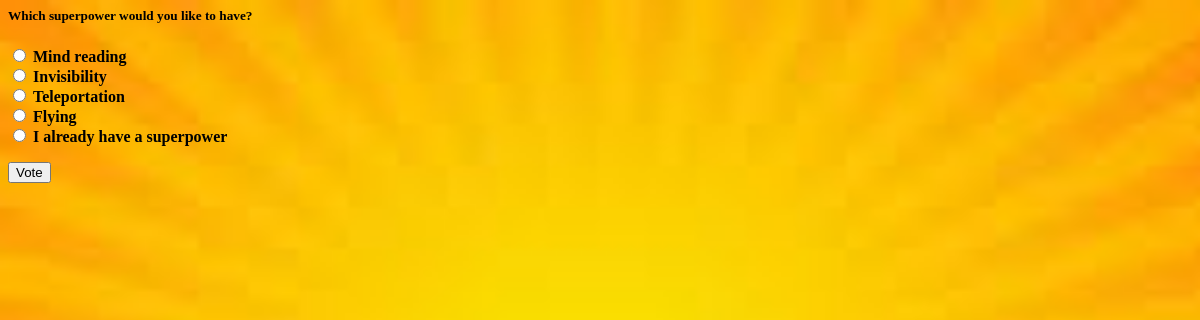
The page /polls/1/ on the database its author committed.
### polls/models.py (models this page shows, shortened)
class Question(models.Model):
    question_text = models.CharField(max_length=200)
    pub_date = models.DateTimeField('date published')
    def was_published_recently(self):
        now = timezone.now()
        return now - datetime.timedelta(days=1) <= self.pub_date <= now
    was_published_recently.admin_order_field = 'pub_date'
    was_published_recently.boolean = True
    was_published_recently.short_description = 'Published recently?'

class Choice(models.Model):
    question = models.ForeignKey(Question, on_delete=models.CASCADE)
    choice_text = models.CharField(max_length=200)
    votes = models.IntegerField(default=0)

### polls/views.py (the view)
# urls.py: path('<int:pk>/', views.DetailView.as_view(), name='detail'),
class DetailView(generic.DetailView):
    model = Question
    template_name = "polls/detail.html"
    def get_queryset(self):
        return Question.objects.filter(pub_date__lte=timezone.now())

### polls/templates/polls/detail.html (shortened to what this page needs)
<link href="//netdna.bootstrapcdn.com/twitter-bootstrap/2.3.2/css/bootstrap-combined.min.css" rel="stylesheet" id="bootstrap-css">
{% load static %}
<link rel="stylesheet" type="text/css" href="{% static 'polls/style.css' %}">
<div class="span6">
<h5>{{ question.question_text }}</h5>
<form action="{% url 'polls:vote' question.id %}" method="post">
{% for choice in question.choice_set.all %}
    <input type="radio" name="choice" id="choice{{ forloop.counter }}" value="{{ choice.id }}"><label for="choice{{ forloop.counter }}"> <strong>{{ choice.choice_text }}</strong></label><br>
{% endfor %}
<p>
<input type="submit" class="btn btn-large btn-success"  value="Vote" >
</p>
</form>
</div>

### rows shown on the page
Question: question_text "Which superpower would you like to have?"
Choice: choice_text "Mind reading"
Choice: choice_text "Invisibility"
Choice: choice_text "Teleportation"
Choice: choice_text "Flying"
Choice: choice_text "I already have a superpower"
